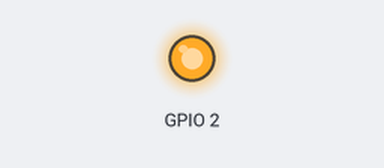
The sketch below on a simulated ESP32. On the bench: output pins drawn as LEDs (lit = HIGH). WiFi joins after 1.5 s; servers stay silent unless stated; what the sketch prints to the serial monitor is not drawn.

Above: at 1.7 s.
At 59.8 s:
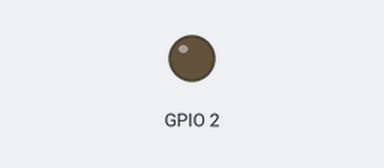
Timing chart, 0 to 79.3 s (numbered marks = the images above):
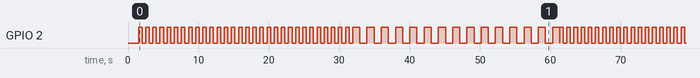

The sketch:

20181202_OTA_ESP32S.ino.ino
```cpp
/*
程式設計：李進衛
日期：2018-12-02
MCU：ESP32S www.doit.aw
功能：OTA測試
我使用的板子為DOIT  相容的板子


*/


#include <WiFi.h>
#include <ESPmDNS.h>
#include <WiFiUdp.h>
#include <ArduinoOTA.h>

const char* ssid = "your ssid";
const char* password = "your password";
unsigned long previousMillis = 0;        // will store last time LED was updated

// constants won't change:
const long interval = 10;           // interval at which to blink (milliseconds)
#define TBASE  10  //main loop
#define T100MS 20
//#define T500MS 500/5
//#define T1SEC 1000/5
#define T20MS 20/TBASE
#define T30MS 30/TBASE
#define T300MS 300/TBASE
boolean  Blink1HZ;
boolean Blink2HZ;
boolean TMAIN;
byte ledState;

byte T_CNT1;
byte SQN = 0;
byte TB_100MS;
byte TB_500MS;
byte TB_1SEC;
byte TB_1MINS;
byte TB_1HOURS;
byte T_Blink_Count;
byte KEY_NEW = 0xff;      // = 0xFF;
byte KEY_OLD;       // = 0xFF;
byte KEY_CMD;       // = 0xFF;
byte KEY_CHT;         // = T20MS;
byte KEY_SQN  = 0;          // = 1;
boolean F_CMDON;
boolean F_KEYREP;
byte KEY_CHEN;
byte KEY_REP;
byte counter = 0;

void setup() {
    T_CNT1 = 0;  // CLEAR T_CNT1
  ledState = 0;
  pinMode(LED_BUILTIN, OUTPUT);     // Initialize the LED_BUILTIN pin as an output
  Serial.begin(115200);
  Serial.println("Booting");
  WiFi.mode(WIFI_STA);
  WiFi.begin(ssid, password);
  while (WiFi.waitForConnectResult() != WL_CONNECTED) {
    Serial.println("Connection Failed! Rebooting...");
    delay(5000);
    ESP.restart();
  }

  // Port defaults to 3232
  // ArduinoOTA.setPort(3232);

  // Hostname defaults to esp3232-[MAC]
   ArduinoOTA.setHostname("Myesp32");

  // No authentication by default
   ArduinoOTA.setPassword("Ab1234");

  // Password can be set with it's md5 value as well
  // MD5(admin) = 21232f297a57a5a743894a0e4a801fc3
  // ArduinoOTA.setPasswordHash("21232f297a57a5a743894a0e4a801fc3");

  ArduinoOTA
    .onStart([]() {
      String type;
      if (ArduinoOTA.getCommand() == U_FLASH)
        type = "sketch";
      else // U_SPIFFS
        type = "filesystem";

      // NOTE: if updating SPIFFS this would be the place to unmount SPIFFS using SPIFFS.end()
      Serial.println("Start updating " + type);
    })
    .onEnd([]() {
      Serial.println("\nEnd");
    })
    .onProgress([](unsigned int progress, unsigned int total) {
      Serial.printf("Progress: %u%%\r", (progress / (total / 100)));
    })
    .onError([](ota_error_t error) {
      Serial.printf("Error[%u]: ", error);
      if (error == OTA_AUTH_ERROR) Serial.println("Auth Failed");
      else if (error == OTA_BEGIN_ERROR) Serial.println("Begin Failed");
      else if (error == OTA_CONNECT_ERROR) Serial.println("Connect Failed");
      else if (error == OTA_RECEIVE_ERROR) Serial.println("Receive Failed");
      else if (error == OTA_END_ERROR) Serial.println("End Failed");
    });

  ArduinoOTA.begin();

  Serial.println("Ready");
  Serial.print("IP address: ");
  Serial.println(WiFi.localIP());
}

void t100ms_process()
{

  if (TB_500MS ==0)
  {
    TB_500MS = 5;
    //0.5sec要處理的程式放這裡
      ledState ^= 1;

  } else {

           TB_500MS--;

  }


}

//***************************
//***** 系統時間
//***************************
void check_time()
{
  if (TB_100MS ==0)
  {
    TB_100MS = T100MS;
    t100ms_process();
  } else {

            TB_100MS--;
          }

  if (T_Blink_Count ==0)
  {
      T_Blink_Count = 100;
      Blink1HZ ^=1;
      Blink2HZ ^=1;

    } else{
        T_Blink_Count--;
        if (T_Blink_Count == 50)
        {
           Blink2HZ ^=1;

        }

    }

  if (T_CNT1 !=0)
   T_CNT1--;

   if (KEY_CHT !=0)
   KEY_CHT--;

   if (KEY_REP !=0)
   KEY_REP--;


}

void  LED_000(void)
{
  if (Blink2HZ ==0)
  return;
  digitalWrite(LED_BUILTIN,Blink2HZ);
  SQN = 1;
  counter++;
  if (counter >=60)
  {
    SQN = 2;
    counter = 0;
  }
}

void  LED_100(void)
{
  if (Blink2HZ ==1)
  return;
  digitalWrite(LED_BUILTIN,Blink2HZ);
  counter++;

  SQN = 0;
  if (counter >=60)
  {
    SQN = 2;
    counter = 0;
  }


}

void  LED_200(void)
{
  if (Blink1HZ ==0)
  return;
  digitalWrite(LED_BUILTIN,Blink1HZ);
  SQN = 3;
  counter++;
  if (counter >=60)
  {
    SQN = 0;
    counter = 0;
  }
}

void  LED_300(void)
{
  if (Blink1HZ ==1)
  return;
  digitalWrite(LED_BUILTIN,Blink1HZ);
  counter++;

  SQN = 2;
  if (counter >=30)
  {
    SQN = 0;
    counter = 0;

  }


}

void  LED_proce(void)
{
  switch(SQN)
  {
    case 0: LED_000();break;
    case 1: LED_100();break;
    case 2: LED_200();break;
    case 3: LED_300();break;


  }
}
void loop() {
    unsigned long currentMillis = millis();

  if (currentMillis - previousMillis >= interval) {
    //
    previousMillis = currentMillis;

  ArduinoOTA.handle();
  check_time();
  LED_proce();

  }   //Loop
}
```

Measured:
- by itself, GPIO 2: moves between LOW and HIGH, repeating every 59.8 s
- by itself, everything shown: repeats every 59.8 s, in 90 steps
